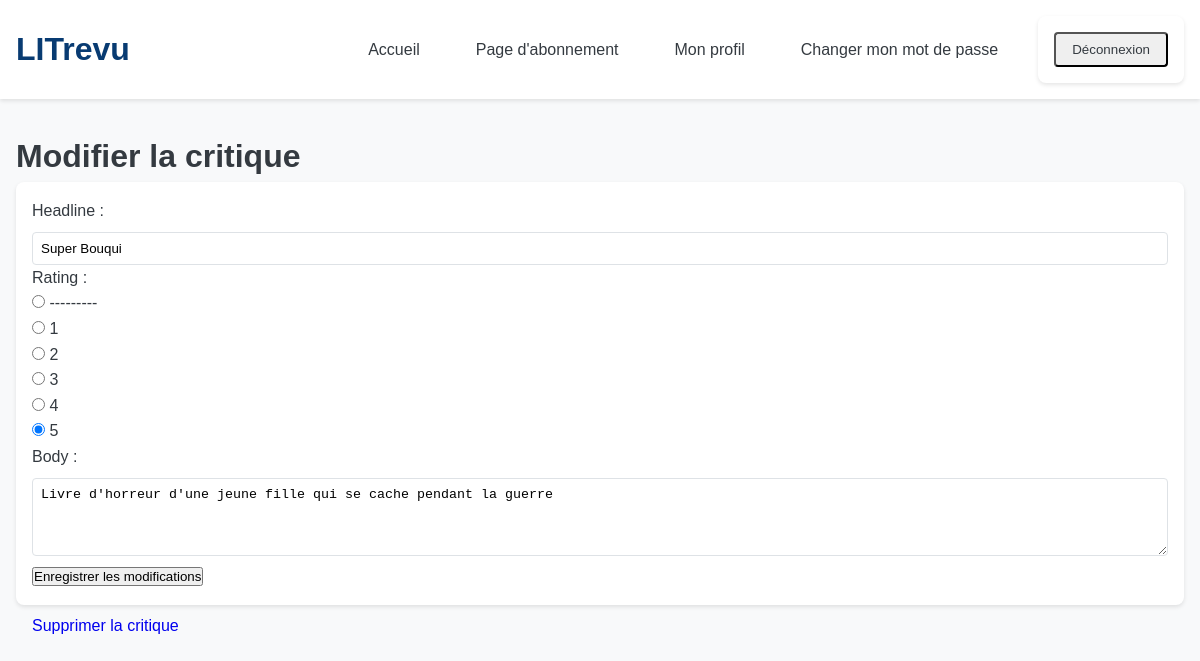
The app's page /review/3/update/ (signed in) with its own data.
### review/models.py (models this page shows)
class Review(models.Model):
    RATING_CHOICES = [(1, "1"), (2, "2"), (3, "3"), (4, "4"), (5, "5")]
    ticket = models.ForeignKey(Ticket, on_delete=models.CASCADE, null=True, blank=True)
    rating = models.PositiveSmallIntegerField(choices=RATING_CHOICES)
    headline = models.CharField(max_length=128)
    body = models.TextField(max_length=8192, blank=True)
    user = models.ForeignKey(settings.AUTH_USER_MODEL, on_delete=models.CASCADE)
    created_at = models.DateTimeField(auto_now_add=True)

### review/views.py (the view)
# urls.py: path("review/<int:pk>/update/", review.views.ReviewUpdateView.as_view(), name="update_review"),
class ReviewUpdateView(LoginRequiredMixin, UpdateView):
    model = Review
    form_class = PostReviewForm
    template_name = "review/updatereview.html"
    success_url = reverse_lazy("home")

### review/forms.py
class PostReviewForm(forms.ModelForm):
    edit_review = forms.BooleanField(widget=forms.HiddenInput, initial=True, required=False)
    class Meta:
        model = Review
        fields = ['headline', 'rating', 'body']
        widgets = {
            'body': forms.Textarea(attrs={'rows': 4}),
            'rating': forms.RadioSelect(choices=Review.RATING_CHOICES),
        }

### review/templates/review/updatereview.html (shortened to what this page needs)
{% extends "base.html" %}
{% block content %}
<h1>Modifier la critique</h1>
<form method="post" enctype="multipart/form-data">
    {{ form.as_p }}
    <button type="submit">Enregistrer les modifications</button>
</form>
<a href="{% url 'delete_review' review.pk %}" class="btn">Supprimer la critique</a>
{% endblock %}

### static/css/styles.css (style rules this page uses)
:root { --primary-color: #083b72; --secondary-color: #6c757d; --success-color: #28a745; --danger-color: #dc3545; --light-gray: #f8f9fa; --dark-gray: #343a40; --border-color: #dee2e6; }
* { margin: 0; padding: 0; box-sizing: border-box; }
body { font-family: 'Arial', sans-serif; line-height: 1.6; color: var(--dark-gray); background-color: var(--light-gray); }
.btn { display: inline-block; padding: 0.5rem 1rem; border-radius: 4px; text-decoration: none; cursor: pointer; border: none; transition: background-color 0.3s; }
form { background-color: white; padding: 1rem; border-radius: 8px; box-shadow: 0 2px 4px rgba(0,0,0,0.1); }
input[type="text"], input[type="password"], input[type="email"], textarea { width: 100%; padding: 0.5rem; border: 1px solid var(--border-color); border-radius: 4px; margin-top: 0.5rem; }

### records on screen
Review: headline "Super Bouqui", rating "☐ --------- ☐ 1 ☐ 2 ☐ 3 ☐ 4 ☑ 5", body "Livre d'horreur d'une jeune fille qui se cache pendant la guerre"
